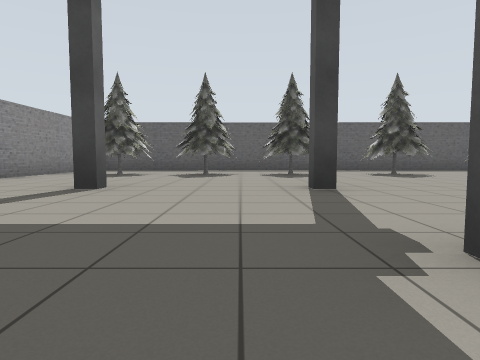
[1] (above)

22 first-person views from a walk through a world built for the Gazebo simulator. The camera is 0.72 m above the floor, tilts 4° down and sees 75° across. Floor lines are 1 m apart. The floor is counted in squares, 2 m on a side. Each view is taken from the middle of a square. On the plan, view 1 faces up. The plan holds only what a view shows up to about 9 squares ahead; the rest is blank. Some stock models are drawn as simple stand-ins. Some surface patterns are stand-ins.

[2]
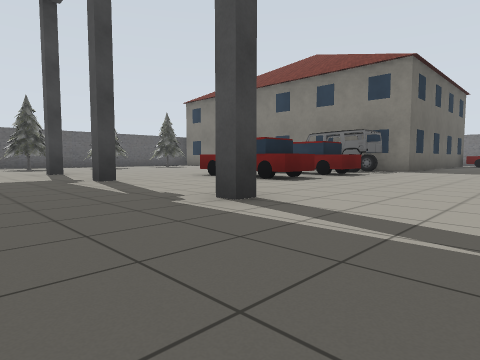

[3]
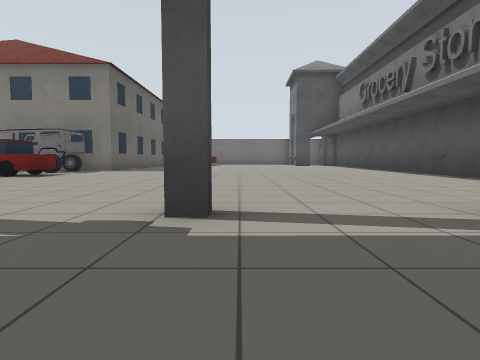

[4]
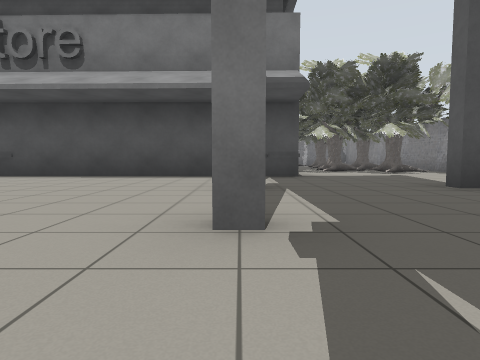

[5]
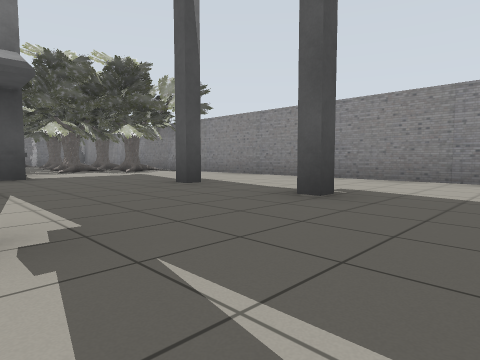

[6]
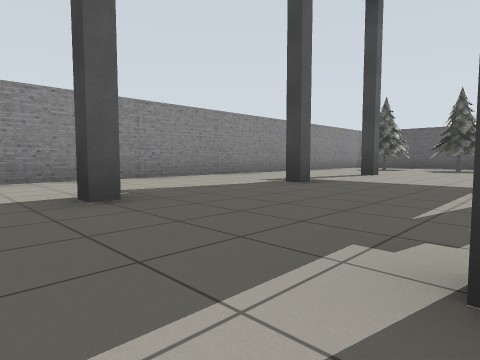

[7]
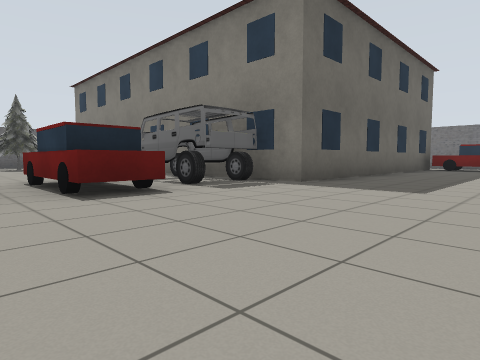

[8]
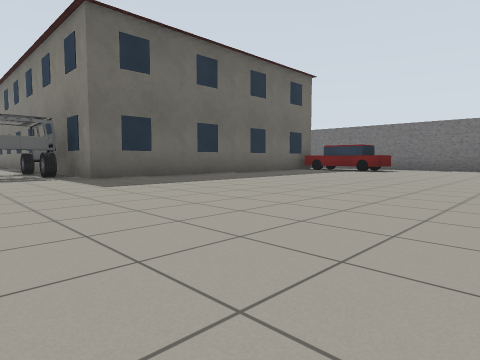

[9]
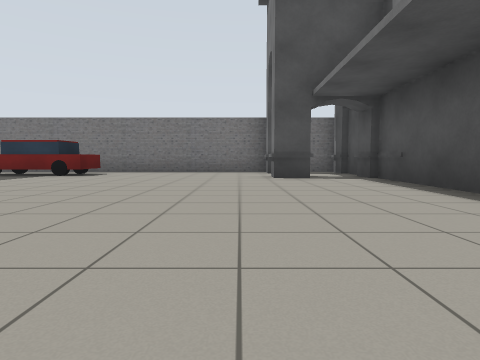

[10]
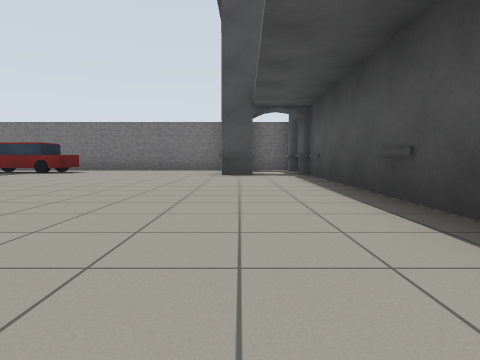

[11]
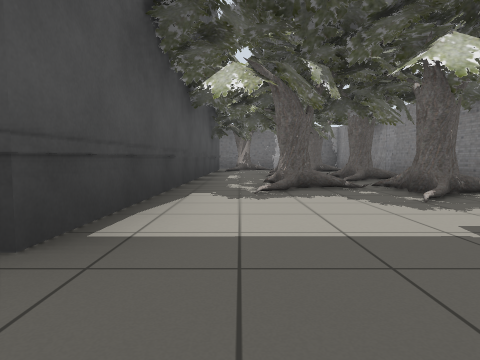

[12]
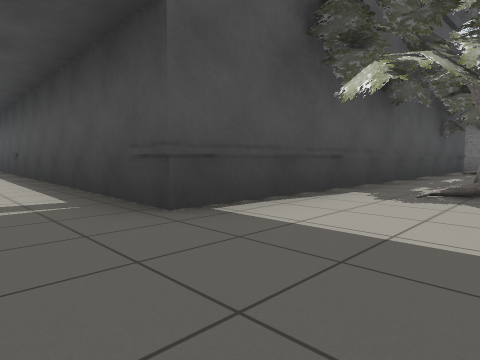

[13]
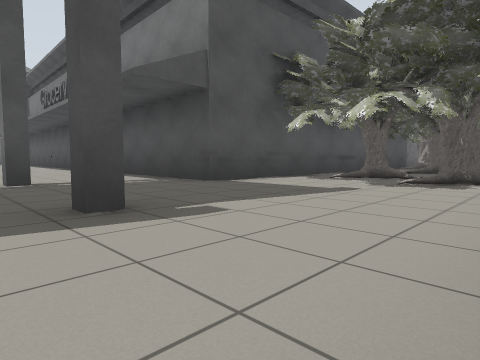

[14]
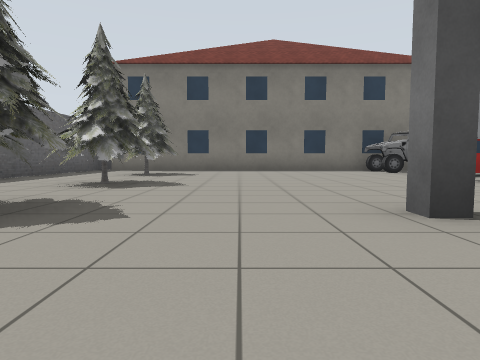

[15]
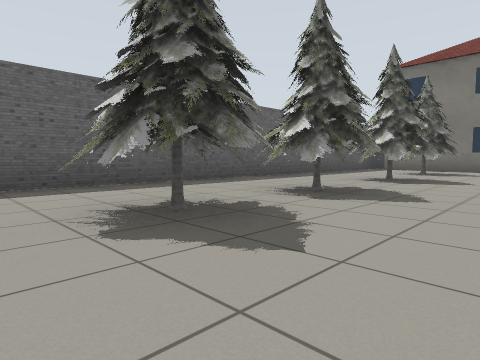

[16]
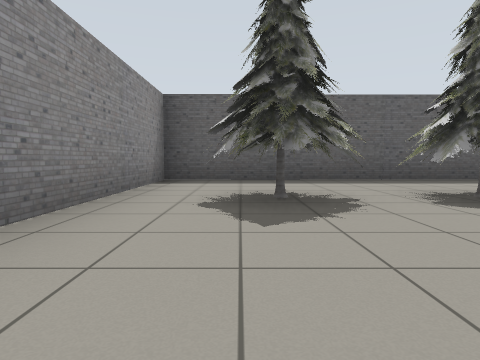

[17]
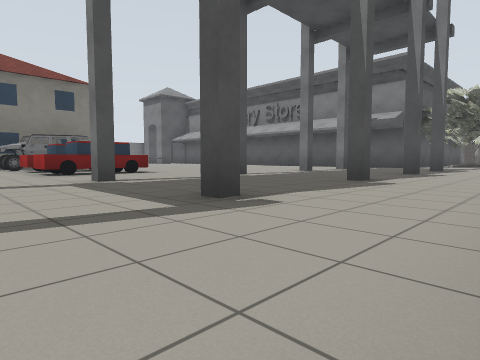

[18]
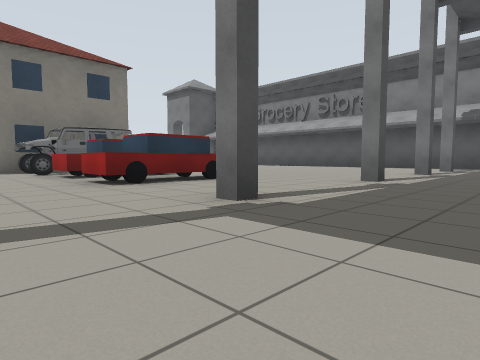

[19]
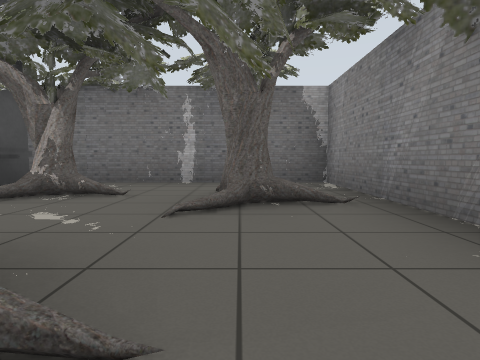

[20]
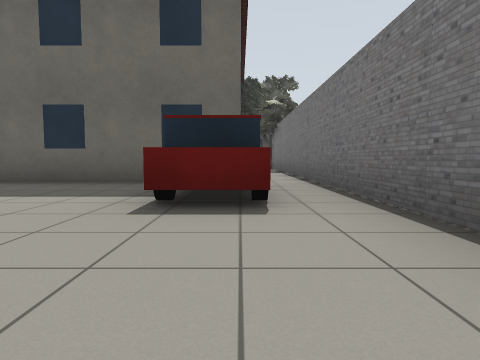

[21]
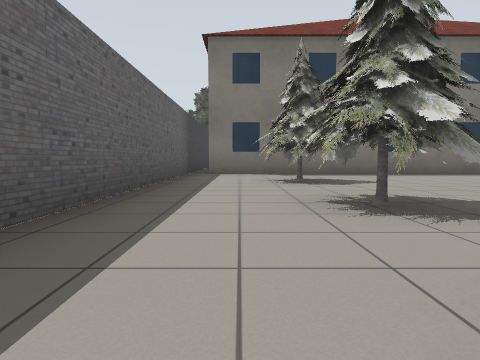

[22]
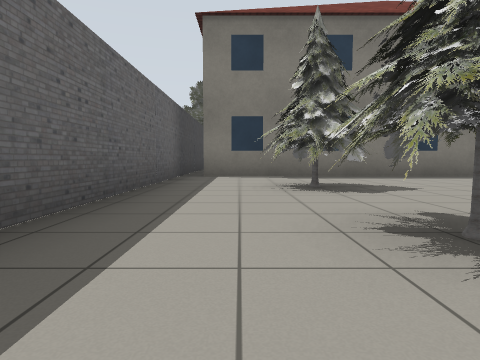

### Floor plan
Key: @ floor where view 1 was taken; # wall or solid block; . floor; T pine tree; P grey post; C car; B building; S shop; A oak tree.
Columns run from 5 left of view 1 to 17 right of it. Each row starts with its distance up from view 1.
 10  ################
  9 #...............
  8 #............BB
  7 #.TTTTTTTTTT.BB
  6 #.T..........BBB
  5 #............BBB
  4 #..P..P......BBBB
  3 #............BBBB   B #
  2 #............BBB    B.#
  1 #..P..P.CCC.CCBB    B.#
  0 #....@..CCC.CCB     B.#
 -1 #........CC..CBBBBBBB.#
 -2 #..P..P.............C.#
 -3 # ..................C.#
 -4 #.....................#
 -5 #..P..P...............#
 -6 #.....................#
 -7 #..P..P...............#
 -8 #..................S.#
 -9 #.....................
-10 #.AAASSSSSSSSSSSSSSSS#
-11 #.AAAS
-12 # AAAS
-13 # AAAS
-14 # .A.S
-15 #..A.S
-16 #.A.AA
-17 #.A.AS
-18 #....S
-19  #####

Positions as (right, up) in squares from view 1, and headings:
1: (0, 0), facing up
2: (-1, -4), facing up-right
3: (-1, -5), facing right
4: (1, -3), facing down
5: (1, -3), facing down-left
6: (1, -3), facing up-left
7: (4, -4), facing up-right
8: (6, -7), facing up-right
9: (8, -7), facing right
10: (7, -8), facing right
11: (-1, -8), facing down
12: (-2, -8), facing down-right
13: (-4, -6), facing down-right
14: (-1, 5), facing right
15: (-2, 5), facing up-right
16: (-3, 4), facing up
17: (-4, 3), facing down-right
18: (-1, 3), facing down-right
19: (-3, -14), facing down
20: (15, -6), facing up
21: (1, 8), facing right
22: (2, 8), facing right
